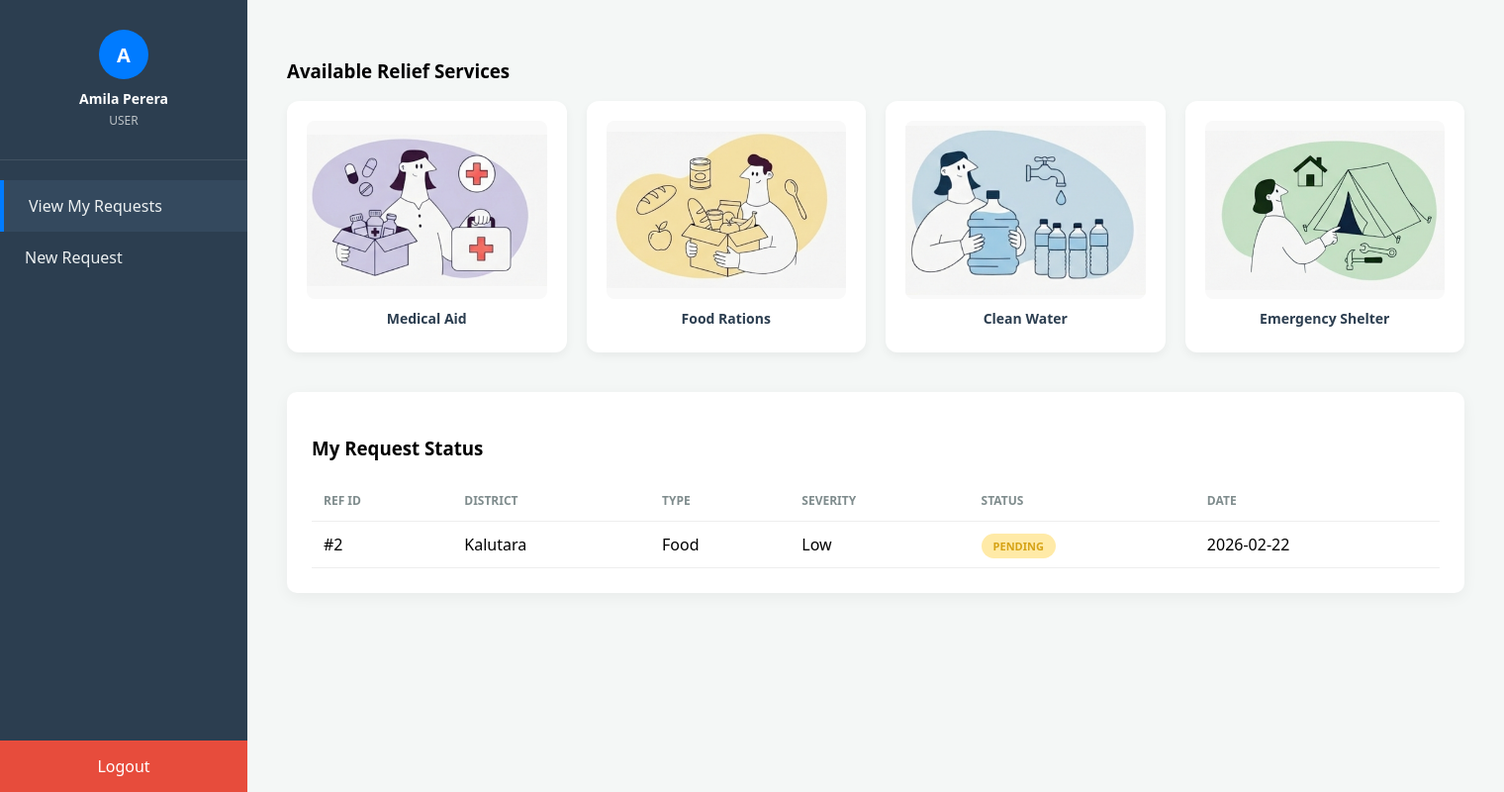
/view_request.php (signed in), run on an earlier commit of the app's database.
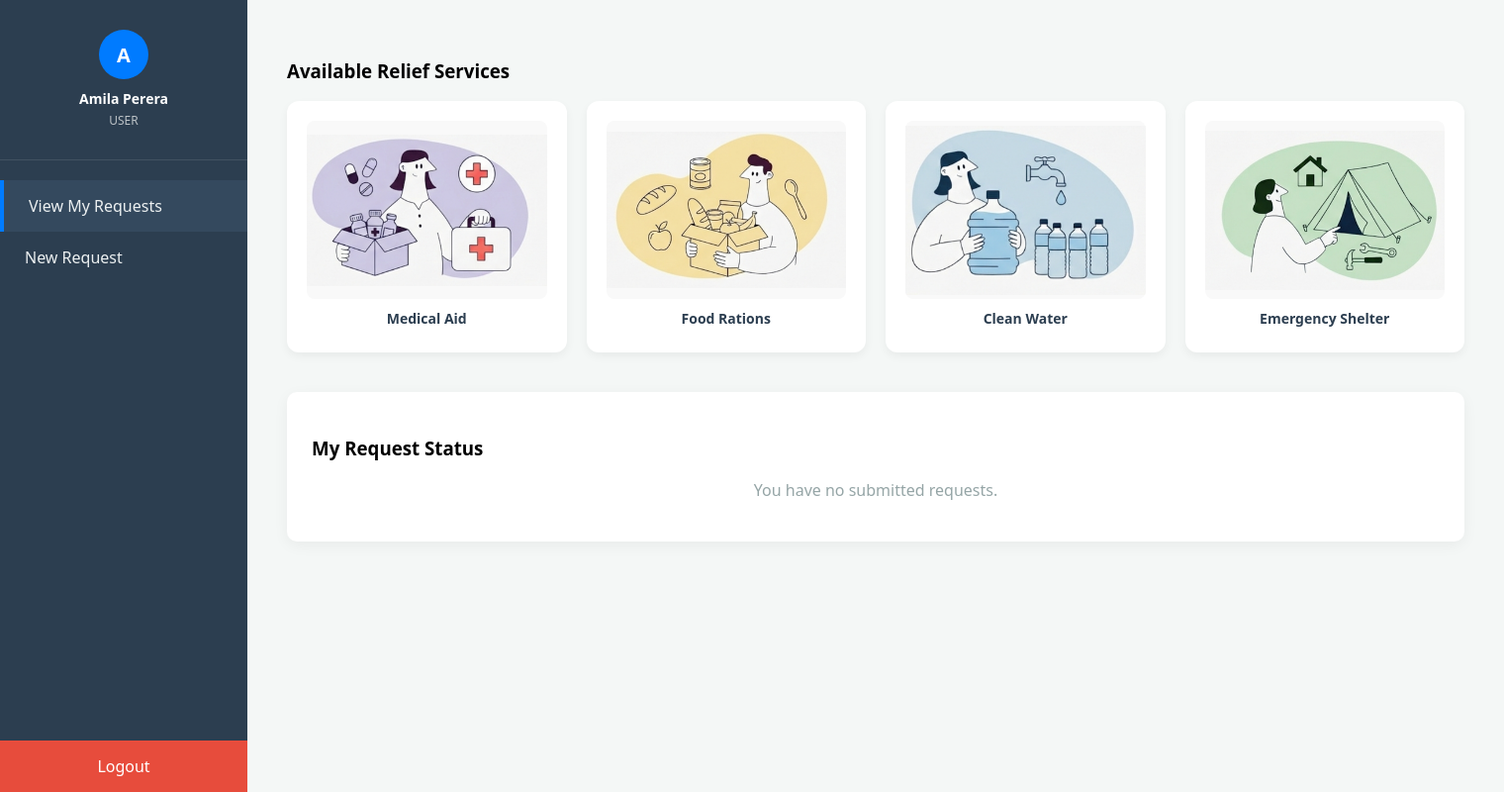
And on a later commit of the database.
### tables this page shows
CREATE TABLE `requests` (
  `id` int(11) NOT NULL,
  `user_id` int(11) DEFAULT NULL,
  `region_id` int(11) NOT NULL,
  `divisional_secretariat` varchar(100) NOT NULL,
  `gn_division` varchar(100) NOT NULL,
  `relief_type` enum('Food','Water','Medicine','Shelter') NOT NULL,
  `contact_person` varchar(100) NOT NULL,
  `contact_number` varchar(15) NOT NULL,
  `address` text NOT NULL,
  `family_members` int(11) NOT NULL,
  `severity` enum('Low','Medium','High') NOT NULL,
  `description` text DEFAULT NULL,
  `status` enum('Pending','Delivered','Approved','Rejected') DEFAULT 'Pending',
  `created_at` timestamp NOT NULL DEFAULT current_timestamp()
);

CREATE TABLE `regions` (
  `id` int(11) NOT NULL,
  `district_name` varchar(100) NOT NULL,
  `severity_level` enum('Low','Medium','High') NOT NULL
);

### view_request.php (the view, shortened to what this page needs)
<?php
require_once 'db_config.php';
$logged_user_id = $_SESSION['user_id'];
$full_name = $_SESSION['full_name'] ?? "User";
$role = $_SESSION['role'] ?? "User";
?>
<!DOCTYPE html>
<html lang="en">
<head>
</head>
<body>
<nav class="sidebar">
    <div class="user-section">
        <div class="avatar"><?php echo strtoupper(substr($full_name, 0, 1)); ?></div>
        <span class="user-name"><?php echo htmlspecialchars($full_name); ?></span>
        <span class="user-role"><?php echo htmlspecialchars($role); ?></span>
    </div>
    <ul class="sidebar-menu">
        <li><a href="view_request.php" class="active">View My Requests</a></li>
        <li><a href="request.php"> New Request</a></li>
    </ul>
    <a href="index.html" class="logout-btn">Logout</a>
</nav>
<main class="main-content">
    <h3>Available Relief Services</h3>
    <div class="card-container">
        <div class="relief-card">
            <img src="image2.png" alt="Medical">
            <h4>Medical Aid</h4>
        </div>
        <div class="relief-card">
            <img src="image3.png" alt="Food">
            <h4>Food Rations</h4>
        </div>
        <div class="relief-card">
            <img src="image4.png" alt="Water">
            <h4>Clean Water</h4>
        </div>
        <div class="relief-card">
            <img src="image5.png" alt="Shelter">
            <h4>Emergency Shelter</h4>
        </div>
    </div>
    <div class="history-container">
        <h3>My Request Status</h3>
        <?php
        $sql = "SELECT r.*, reg.district_name FROM requests r
                JOIN regions reg ON r.region_id = reg.id
                WHERE r.user_id = ? ORDER BY r.created_at DESC";
        $stmt = $conn->prepare($sql);
        $stmt->bind_param("i", $logged_user_id);
        $stmt->execute();
        $result = $stmt->get_result();
        if ($result->num_rows > 0) {
            echo "<table><thead><tr>
                    <th>Ref ID</th><th>District</th><th>Type</th><th>Severity</th><th>Status</th><th>Date</th>
                </tr></thead><tbody>";
            while($row = $result->fetch_assoc()) {
                $status = strtolower($row['status']);
                $badgeClass = ($status == 'pending') ? 'status-pending' : (($status == 'approved') ? 'status-approved' : '');
                echo "<tr>
                    <td>#".$row['id']."</td>
                    <td>".$row['district_name']."</td>
                    <td>".$row['relief_type']."</td>
                    <td>".$row['severity']."</td>
                    <td><span class='status-badge $badgeClass'>".ucfirst($row['status'])."</span></td>
                    <td>".date('Y-m-d', strtotime($row['created_at']))."</td>
                </tr>";
            }
            echo "</tbody></table>";
        } else {
            echo "<p style='text-align:center; color:#95a5a6;'>You have no submitted requests.</p>";
        }
        ?>
    </div>
</main>
</body>
</html>

### view_request.php (style rules this page uses)
:root { --sidebar-width: 250px; --primary-blue: #007bff; --dark-blue: #2c3e50; --bg-gray: #f4f7f6; }
body { font-family: 'Segoe UI', sans-serif; background: var(--bg-gray); margin: 0; display: flex; }
.sidebar { width: var(--sidebar-width); height: 100vh; background: var(--dark-blue); color: white; position: fixed; display: flex; flex-direction: column; }
.user-section { padding: 30px 20px; text-align: center; border-bottom: 1px solid rgba(255,255,255,0.1); }
.user-section .avatar { width: 50px; height: 50px; background: var(--primary-blue); border-radius: 50%; margin: 0 auto 10px; display: flex; align-items: center; justify-content: center; font-weight: bold; font-size: 20px; }
.user-name { font-weight: 600; font-size: 14px; display: block; }
.user-role { font-size: 12px; color: #bdc3c7; text-transform: uppercase; }
.sidebar-menu { list-style: none; padding: 20px 0; margin: 0; }
.sidebar-menu li a { display: block; padding: 15px 25px; color: #ecf0f1; text-decoration: none; transition: 0.3s; }
.sidebar-menu li a:hover, .sidebar-menu li a.active { background: #34495e; border-left: 4px solid var(--primary-blue); }
.logout-btn { margin-top: auto; background: #e74c3c; padding: 15px; text-align: center; color: white; text-decoration: none; }
.main-content { margin-left: var(--sidebar-width); padding: 40px; width: 100%; }
.card-container { display: flex; gap: 20px; margin-bottom: 40px; }
.relief-card { background: white; flex: 1; min-width: 240px; max-width: 300px; border-radius: 12px; padding: 20px; box-shadow: 0 4px 10px rgba(0,0,0,0.05); text-align: center; }
.relief-card img { width: 100%; height: 180px; object-fit: contain; background: #f9f9f9; border-radius: 8px; }
.relief-card h4 { margin: 5px 0; color: #2c3e50; font-size: 14px; }
.history-container { background: white; padding: 25px; border-radius: 10px; box-shadow: 0 4px 15px rgba(0,0,0,0.05); }
table { width: 100%; border-collapse: collapse; margin-top: 20px; }
th, td { padding: 12px; text-align: left; border-bottom: 1px solid #eee; }
th { color: #7f8c8d; font-size: 12px; text-transform: uppercase; }
.status-badge { padding: 5px 12px; border-radius: 15px; font-size: 11px; font-weight: bold; background: #f1f2f6; text-transform: uppercase; }
.status-pending { background: #ffeaa7; color: #d6a316; }

What changed in the data, as far as the page shows it:
no longer on this page (row edited): requests: id "2", region.district_name "Kalutara", relief_type "Food", severity "Low", status "PENDING", created_at "2026-02-22"
Also different on the page:
text no longer shown: "REF ID DISTRICT TYPE SEVERITY STATUS DATE"
text now shown: "You have no submitted requests."
